Frame 1 (no input): blank canvas, image omitted
Frame 60 (no input): blank canvas, image omitted
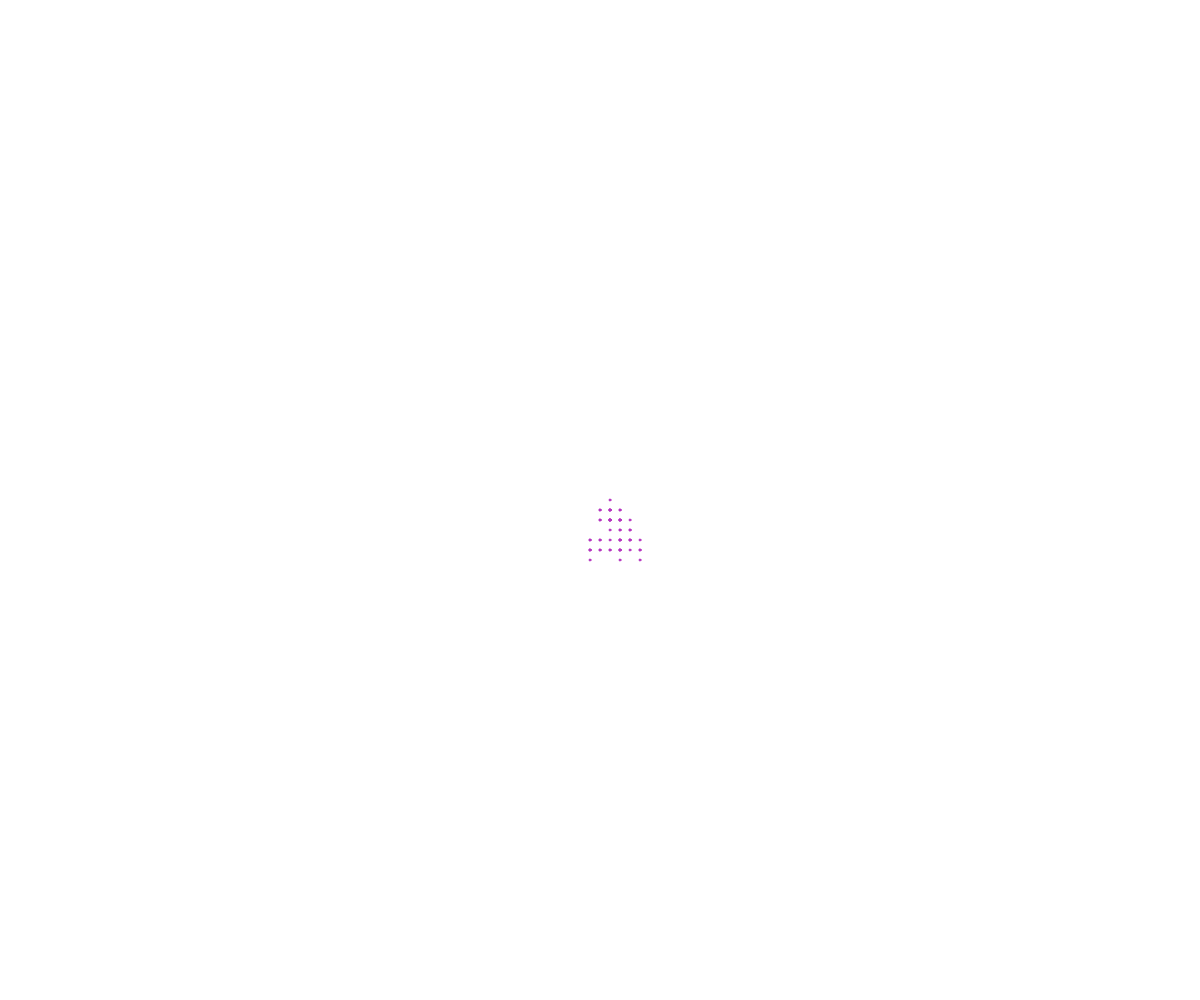
Frame 120 (the mouse pressed at the canvas centre since frame 60)

The p5.js sketch whose frames 1 and 60 were blank and that drew this single picture after the mouse press (run headless with seeded random() and noise() and a simulated clock; from frame 60 on, the mouse is pressed at the canvas centre):

// p5.js sketch
// ── sketch.js
// Walker OOP Demo

class Walker {
  constructor(x,y) {
    this.x = x;
    this.y = y;
    this.size = 2;
    this.speed = 10;
    this.color = color(random(255), random(255), random(255));
  }

  display() {
    fill(this.color);
    stroke(this.color);
    circle(this.x, this.y, this.size);
  }

  move() {
    let direction = floor(random(4));  
    if (direction === 0) {
      //up
      this.y -= this.speed;
    } 
    else if (direction === 1) {
      //down
      this.y += this.speed;
    } 
    else if (direction === 2) {
      //left
      this.x -= this.speed;
    }
    else {
      //right
      this.x += this.speed;
    }
  }
}

let theWalkers = [];

function setup() {
  createCanvas(windowWidth, windowHeight);
}

function draw() {
  for (aWalker of theWalkers) {
    aWalker.move();
    aWalker.display();
  }
}

function mousePressed() {
  let someWalker = new Walker(mouseX, mouseY);
  theWalkers.push(someWalker);  
}
